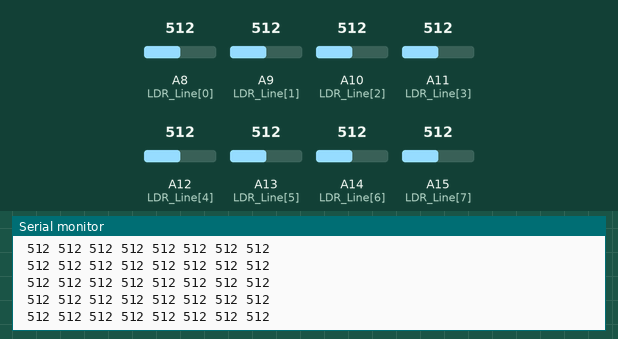
Recording of a sketch running on a simulated Arduino Mega 2560, built with avr-gcc and run on an emulated ATmega2560. On the bench: the last lines printed to the serial monitor. The inputs (shaded band) are chosen by the test bench; at power-on: A10 (LDR_Line[2]) = 512, A12 (LDR_Line[4]) = 512, A8 (LDR_Line[0]) = 512, A9 (LDR_Line[1]) = 512, A11 (LDR_Line[3]) = 512, A13 (LDR_Line[5]) = 512, A14 (LDR_Line[6]) = 512, A15 (LDR_Line[7]) = 512.

Above: at 5.7 s.
5.8 s: A10 (LDR_Line[2]) set to 106
At 5.83 s:
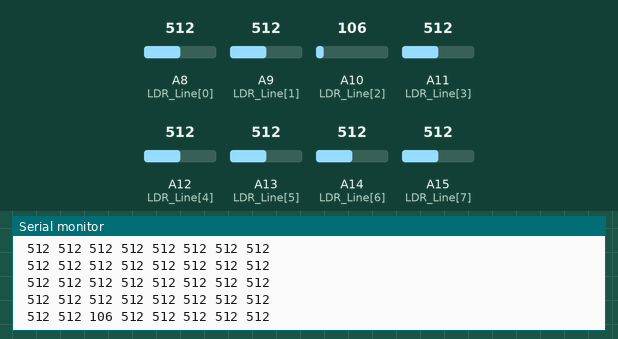
7.3 s: A10 (LDR_Line[2]) set to 92
At 7.37 s:
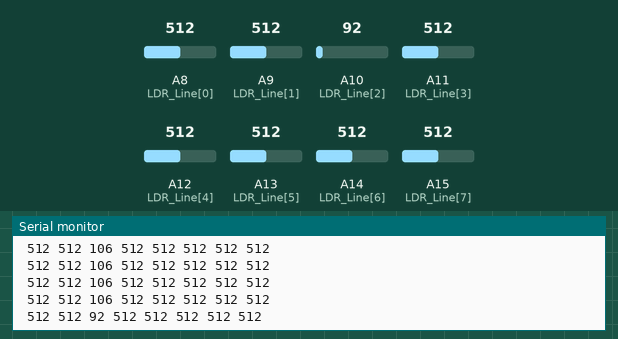
10.3 s: A12 (LDR_Line[4]) set to 107
At 10.33 s:
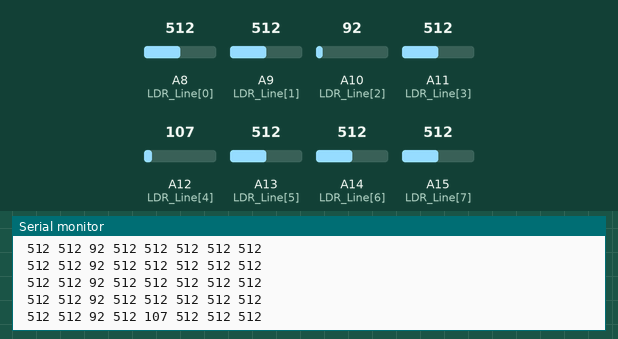
13.3 s: A12 (LDR_Line[4]) set to 89
At 13.39 s:
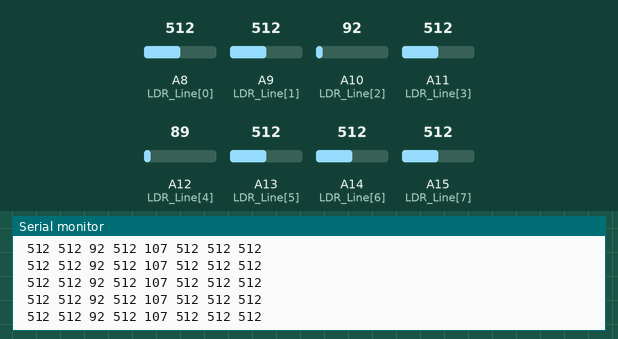
Timing chart, 0 to 15.8 s (numbered marks = the images above; inputs shaded):
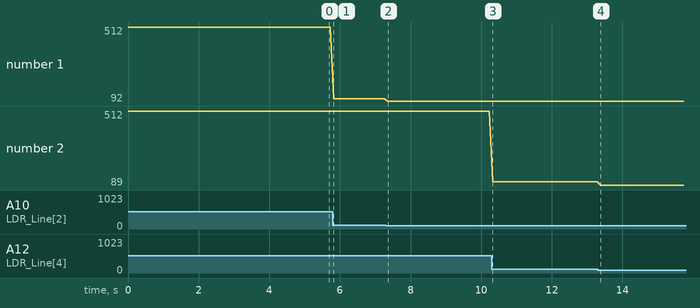

The sketch:

testLDR.ino
```cpp
int LDR_Line[8] = {A8, A9, A10, A11, A12, A13, A14, A15};
int OUT[8] = {22, 26, 30, 34, 38, 42, 46, 50};//////////////////////////////////////////////////////////////////////;
void setup()
{
	Serial.begin(9600);
}
void loop()
{
	for(int i = 0; i< 8;++i)
	{
		Serial.print(" ");
		Serial.print(analogRead(LDR_Line[i]));
	}
	Serial.println(" ");
	delay(100);
}
```

Measured:
- after the input at 5.8 s, the serial monitor: prints a new line at once (image 1)
- after the input at 7.3 s, the serial monitor: prints a new line after 0.06 s (image 2)
- after the input at 10.3 s, the serial monitor: prints a new line at once (image 3)
- plotted number 1: 512 → 106 after the input at 5.8 s, 106 → 92 after the input at 7.3 s
- plotted number 2: 512 → 107 after the input at 10.3 s, 107 → 89 after the input at 13.3 s
